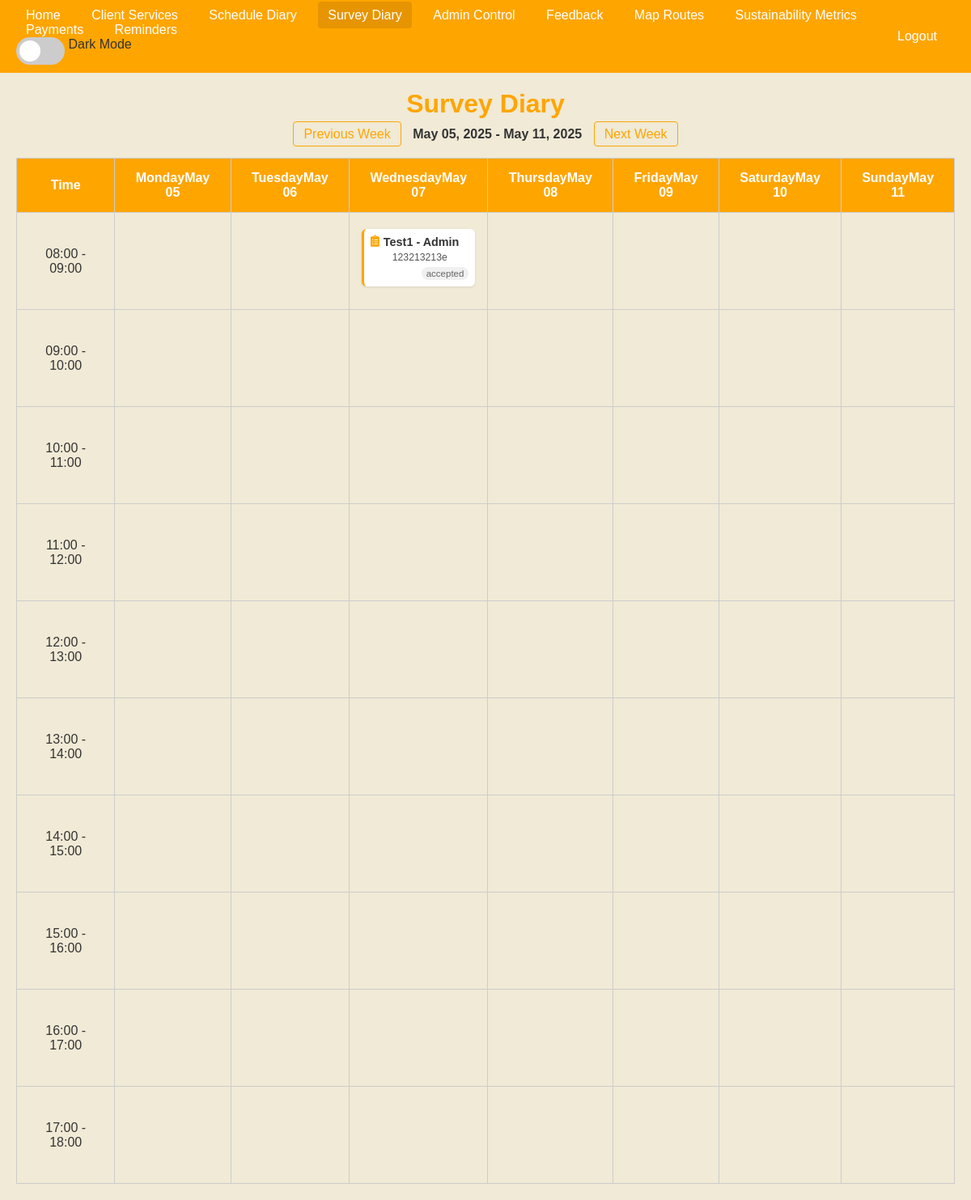
/surveyDiary.php (signed in), run on the app's committed database.
### tables this page shows
CREATE TABLE `surveydiary` (
  `surveyID` int(11) NOT NULL,
  `surveyDate` date DEFAULT NULL,
  `surveyTime` time DEFAULT NULL,
  `surveyCreatedByID` varchar(250) DEFAULT NULL,
  `surveyNotes` varchar(250) DEFAULT NULL,
  `surveyStatus` varchar(50) DEFAULT NULL
);

### surveyDiary.php (the view, shortened to what this page needs)
<?php
include('database.php');
$weekOffset = isset($_GET['week']) ? intval($_GET['week']) : 0;
$monday = new DateTime();
$monday->modify('Monday this week');
$sunday = clone $monday;
$sunday->modify('+6 days');
$startDate = $monday->format('Y-m-d');
$endDate   = $sunday->format('Y-m-d');
$query = "SELECT * FROM surveydiary WHERE surveyDate BETWEEN ? AND ?";
$stmt = $conn->prepare($query);
$stmt->bind_param("ss", $startDate, $endDate);
$stmt->execute();
$result = $stmt->get_result();
$surveys = [];
while ($row = $result->fetch_assoc()) {
    $key = $row['surveyDate'] . '_' . substr($row['surveyTime'], 0, 2);
    if (!isset($surveys[$key])) {
        $surveys[$key] = [];
    }
    $surveys[$key][] = $row;
}
?>
<!DOCTYPE html>
<html lang="en">
<head>
    <link rel="stylesheet" href="surveyDiary.css">
    <link rel="stylesheet" href="darkmode.css">
    <link rel="stylesheet" href="https://cdnjs.cloudflare.com/ajax/libs/font-awesome/5.15.4/css/all.min.css">
</head>
<body>
    <nav class="navbar">
        <div class="nav-left">
            <a href="portal.php">Home</a>
            <a href="clientServices.php">Client Services</a>
            <a href="scheduleDiary.php">Schedule Diary</a>
            <a href="surveyDiary.php" class="active">Survey Diary</a>
            <a href="adminControl.php">Admin Control</a>
            <a href="feedback.php">Feedback</a>
            <a href="notifications.php">Map Routes</a>
            <a href="sustainabilityMetrics.php">Sustainability Metrics</a>
            <a href="payments.php">Payments</a>
            <a href="reminders.php">Reminders</a>
        </div>
        <div class="nav-right">
            <a href="logout.php">Logout</a>
        </div>
    </nav>
    <div class="survey-diary-container">
        <header>
            <h1>Survey Diary</h1>
            <div class="week-navigation">
                <a href="surveyDiary.php?week=<?php echo $weekOffset - 1; ?>" class="nav-link">Previous Week</a>
                <span class="week-label">
                    <?php echo $monday->format('M d, Y'); ?> - <?php echo $sunday->format('M d, Y'); ?>
                </span>
                <a href="surveyDiary.php?week=<?php echo $weekOffset + 1; ?>" class="nav-link">Next Week</a>
            </div>
        </header>
        <table class="timetable">
            <thead>
                <tr>
                    <th>Time</th>
                    <?php
                        $days = [];
                        for ($i = 0; $i < 7; $i++) {
                            $day = clone $monday;
                            $day->modify("+$i days");
                            $days[] = $day;
                            echo "<th>" . $day->format('l<br>M d') . "</th>";
                        }
                    ?>
                </tr>
            </thead>
            <tbody>
                <?php
                    for ($hour = 8; $hour < 18; $hour++) {
                        echo "<tr>";
                        echo "<td>" . sprintf("%02d:00 - %02d:00", $hour, $hour + 1) . "</td>";
                        foreach ($days as $day) {
                            $date = $day->format('Y-m-d');
                            $key = $date . '_' . sprintf("%02d", $hour);
                            echo "<td class='timeslot' data-key='$key'>";
                            if (isset($surveys[$key])) {
                                foreach ($surveys[$key] as $survey) {
                                    $notes = isset($survey['surveyNotes']) ? $survey['surveyNotes'] : '';
                                    $notes = htmlspecialchars($notes);
                                    $surveyStatus = isset($survey['surveyStatus']) ? $survey['surveyStatus'] : 'Pending';
                                    $createdBy = isset($survey['surveyCreatedByID']) ? $survey['surveyCreatedByID'] : 'Unknown';
                                    $statusClass = '';
                                    echo "<div class='survey-entry $statusClass'>";
                                    echo "<div class='entry-title'><i class='fas fa-clipboard-list'></i> <strong>" . htmlspecialchars($createdBy) . "</strong></div>";
                                    echo "<div class='entry-details'>" . $notes . "</div>";
                                    echo "<div class='entry-status'><span>" . htmlspecialchars($surveyStatus) . "</span></div>";
                                    echo "</div>";
                                }
                            } else {
                                echo "<div class='empty-slot'>&nbsp;</div>";
                            }
                            echo "</td>";
                        }
                        echo "</tr>";
                    }
                ?>
            </tbody>
        </table>
    </div>
</body>
</html>

### surveyDiary.css (style rules this page uses)
* { margin: 0; padding: 0; box-sizing: border-box; }
body { font-family: Arial, sans-serif; background-color: #f0ead6; color: #333; }
.navbar { background-color: #ffa500; display: flex; justify-content: space-between; align-items: center; padding: 10px 20px; }
.navbar .nav-left a, .navbar .nav-right a { color: #fff; text-decoration: none; padding: 8px 12px; margin-right: 10px; }
.navbar .nav-left a.active, .navbar .nav-left a:hover, .navbar .nav-right a:hover { background-color: #e69500; border-radius: 4px; }
.survey-diary-container { max-width: 1200px; margin: 20px auto; padding: 0 20px; }
header h1 { text-align: center; margin-bottom: 10px; color: #ffa500; }
.week-navigation { text-align: center; margin-bottom: 20px; }
.week-navigation .nav-link { text-decoration: none; color: #ffa500; padding: 6px 12px; border: 1px solid #ffa500; border-radius: 4px; margin: 0 10px; transition: background-color 0.3s; }
.week-label { font-weight: bold; }
.timetable { width: 100%; border-collapse: collapse; margin: 0 auto; }
.timetable th, .timetable td { border: 1px solid #ccc; padding: 15px; text-align: center; vertical-align: middle; }
.timetable th { background-color: #ffa500; color: #fff; }
.timetable td { height: 120px; cursor: pointer; }
.survey-entry { margin-bottom: 8px; font-size: 0.9em; background-color: #fff; border-radius: 6px; padding: 8px; box-shadow: 0 1px 3px rgba(0,0,0,0.1); transition: transform 0.2s, box-shadow 0.2s; position: relative; overflow: hidden; border-left: 3px solid #ffa500; }
.entry-title { font-weight: bold; margin-bottom: 4px; color: #333; display: flex; align-items: center; gap: 5px; }
.entry-title i { color: #ffa500; }
.entry-details { font-size: 0.85em; margin-bottom: 4px; color: #555; line-height: 1.3; }
.entry-status { font-size: 0.8em; text-align: right; }
.entry-status span { display: inline-block; padding: 2px 6px; border-radius: 10px; background-color: #f0f0f0; color: #666; }
.empty-slot { color: #aaa; height: 100%; display: flex; align-items: center; justify-content: center; font-style: italic; }

### data on the page
surveydiary: surveyCreatedByID "Test1 - Admin", surveyNotes "123213213e", surveyStatus "accepted"

### other printed values
$day->format('l<br>M d') "Monday May 05"
$day->format('l<br>M d') "Tuesday May 06"
$day->format('l<br>M d') "Wednesday May 07"
$day->format('l<br>M d') "Thursday May 08"
$day->format('l<br>M d') "Friday May 09"
$day->format('l<br>M d') "Saturday May 10"
$day->format('l<br>M d') "Sunday May 11"
